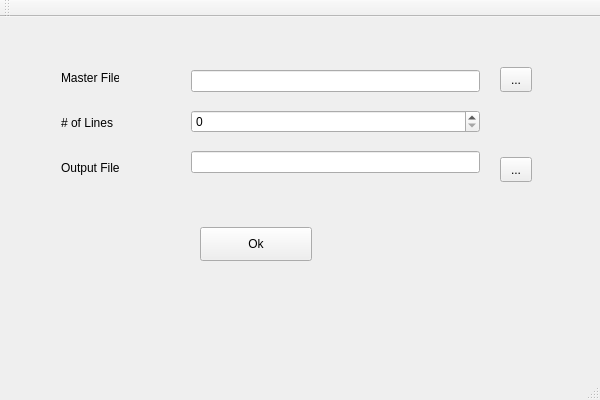
<?xml version="1.0" encoding="UTF-8"?>
<ui version="4.0">
 <class>FirstXRowsClass</class>
 <widget class="QMainWindow" name="FirstXRowsClass">
  <property name="geometry">
   <rect>
    <x>0</x>
    <y>0</y>
    <width>600</width>
    <height>400</height>
   </rect>
  </property>
  <property name="windowTitle">
   <string>FirstXRows</string>
  </property>
  <widget class="QWidget" name="centralWidget">
   <widget class="QPushButton" name="okButton">
    <property name="geometry">
     <rect>
      <x>200</x>
      <y>210</y>
      <width>112</width>
      <height>34</height>
     </rect>
    </property>
    <property name="text">
     <string>Ok</string>
    </property>
    <property name="checkable">
     <bool>false</bool>
    </property>
   </widget>
   <widget class="QWidget" name="layoutWidget">
    <property name="geometry">
     <rect>
      <x>50</x>
      <y>30</y>
      <width>80</width>
      <height>151</height>
     </rect>
    </property>
    <layout class="QVBoxLayout" name="verticalLayout">
     <item>
      <widget class="QLabel" name="label">
       <property name="text">
        <string>Master File</string>
       </property>
      </widget>
     </item>
     <item>
      <widget class="QLabel" name="label_2">
       <property name="text">
        <string># of Lines</string>
       </property>
      </widget>
     </item>
     <item>
      <widget class="QLabel" name="label_3">
       <property name="text">
        <string>Output File</string>
       </property>
      </widget>
     </item>
    </layout>
   </widget>
   <widget class="QWidget" name="layoutWidget">
    <property name="geometry">
     <rect>
      <x>180</x>
      <y>30</y>
      <width>311</width>
      <height>151</height>
     </rect>
    </property>
    <layout class="QVBoxLayout" name="verticalLayout_2">
     <item>
      <widget class="QLineEdit" name="masterFileLineEdit"/>
     </item>
     <item>
      <widget class="QSpinBox" name="linesSpinBox">
       <property name="maximum">
        <number>9999</number>
       </property>
      </widget>
     </item>
     <item>
      <widget class="QLineEdit" name="outputFileLineEdit"/>
     </item>
    </layout>
   </widget>
   <widget class="QToolButton" name="masterToolButton">
    <property name="geometry">
     <rect>
      <x>500</x>
      <y>50</y>
      <width>32</width>
      <height>25</height>
     </rect>
    </property>
    <property name="text">
     <string>...</string>
    </property>
   </widget>
   <widget class="QToolButton" name="outputToolButton">
    <property name="geometry">
     <rect>
      <x>500</x>
      <y>140</y>
      <width>32</width>
      <height>25</height>
     </rect>
    </property>
    <property name="text">
     <string>...</string>
    </property>
   </widget>
  </widget>
  <widget class="QMenuBar" name="menuBar">
   <property name="geometry">
    <rect>
     <x>0</x>
     <y>0</y>
     <width>600</width>
     <height>31</height>
    </rect>
   </property>
  </widget>
  <widget class="QToolBar" name="mainToolBar">
   <attribute name="toolBarArea">
    <enum>TopToolBarArea</enum>
   </attribute>
   <attribute name="toolBarBreak">
    <bool>false</bool>
   </attribute>
  </widget>
  <widget class="QStatusBar" name="statusBar"/>
 </widget>
 <layoutdefault spacing="6" margin="11"/>
 <resources>
  <include location="firstxrows.qrc"/>
 </resources>
 <connections/>
</ui>
